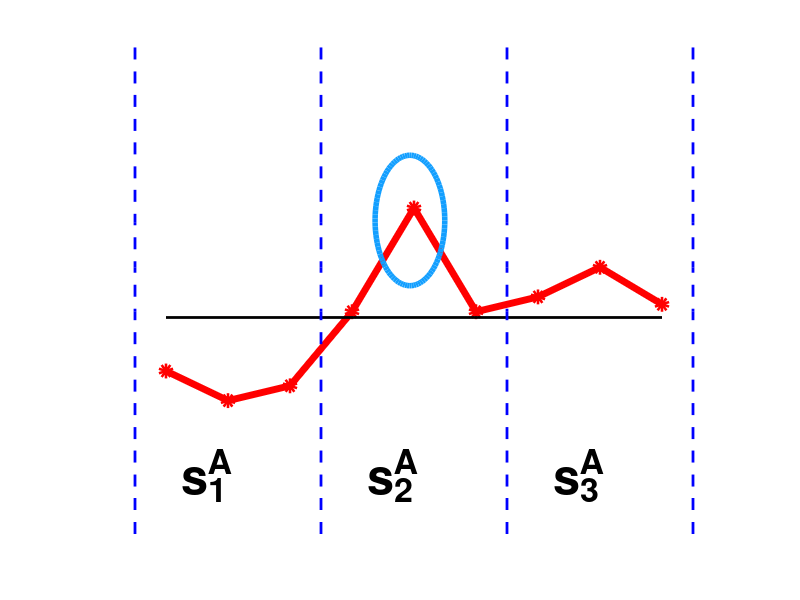
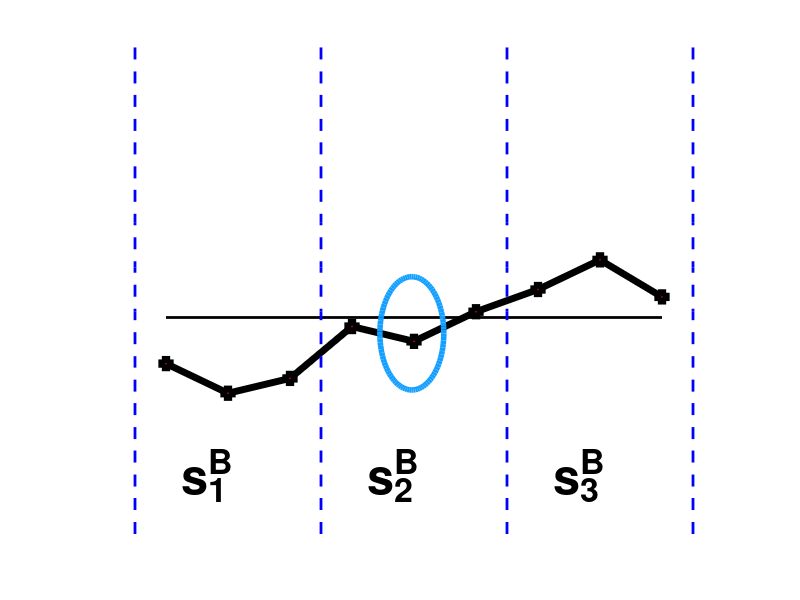
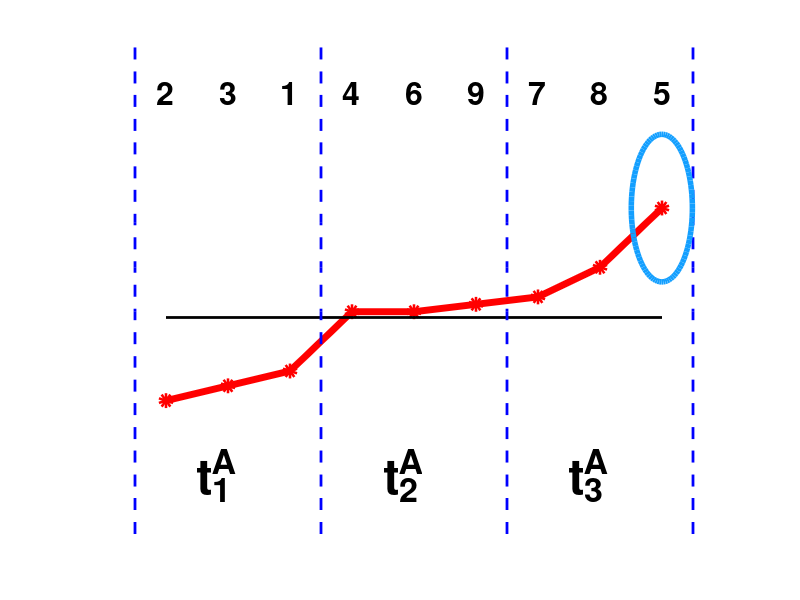
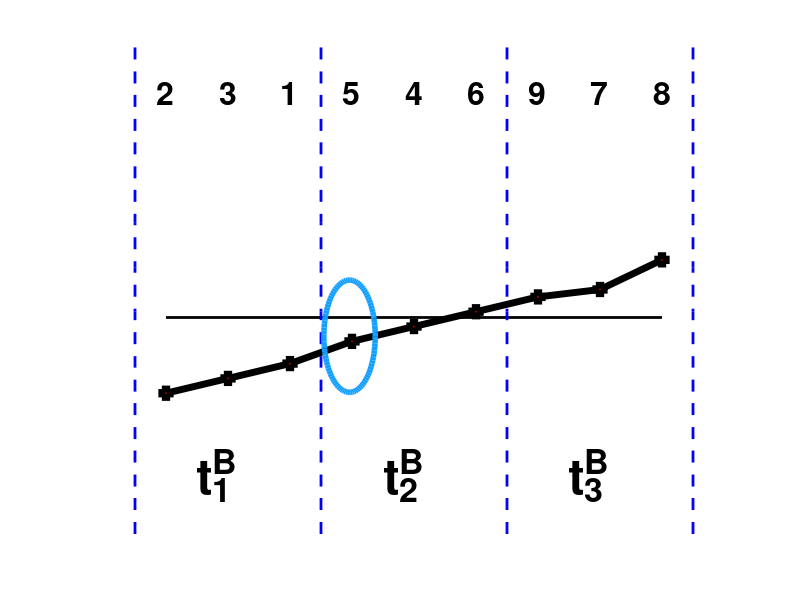

Reproduce these figures in MATLAB, in order.
clear all; close all; clc

textSize = 35;
noteSize = 23;

% Original RSS Sequence
rssa = [-52, -54, -53, -48, -41, -48, -47, -45, -47.5];
rssb = [-51.5, -53.5, -52.5, -49, -50, -48, -46.5, -44.5, -47];

% rssa = rssa - min(rssa)+1;
% rssb = rssb - min(rssb)+1;
xliml = -1;
xlimr = 9;
ylimd = -63;
ylimu = -30;
range = ylimd:3:ylimu;

figure1=figure(1);
plot(0:length(rssa)-1, rssa, 'ro-', 'MarkerFaceColor', 'r', 'LineWidth',5)
hold on
plot(0:8, ones(1,9)*mean(rssa), 'k-', 'LineWidth',2)
hold on
ori_ind = [1,2,3,4,5,6,7,8,9];
hold on
plot(ones(1,length(range))*-0.5, range, 'b--', 'LineWidth', 2)
hold on
plot(ones(1,length(range))*(-0.5+length(rssa)/3), range, 'b--', 'LineWidth', 2)
hold on
plot(ones(1,length(range))*(-0.5+length(rssa)/3*2), range, 'b--', 'LineWidth', 2)
hold on
plot(ones(1,length(range))*(-0.5+length(rssa)), range, 'b--', 'LineWidth', 2)
hold on
% for i=1:length(ori_ind)
%     text((i-1),8,strcat(num2str(ori_ind(i))), 'FontSize',noteSize, 'FontWeight','bold', 'HorizontalAlignment', 'center', 'VerticalAlignment', 'bottom');
%     text((i-1),rssa(i),strcat(num2str(rssa(i))), 'FontSize',noteSize, 'FontWeight','bold', 'HorizontalAlignment', 'center', 'VerticalAlignment', 'bottom','FontAngle','italic');
%     hold on
% end
for p = 1:3
    txt = ['s^A_' num2str(p)];
    text((p-1)*(length(rssa)/3)+0.25, ylimd+4, txt, 'FontSize',textSize, 'FontWeight','bold');
    hold on
end
xlim([xliml xlimr])
ylim([ylimd ylimu])
set(gca,'xtick',[],'xticklabel',[],'ytick',[],'yticklabel',[])
set(gca,'xcolor', 'none', 'ycolor', 'none');

% 创建 rectangle
% annotation(figure1,'rectangle',...
%     [0.517857142857143 0.103968253968254 0.178571428571428 0.823015873015873],...
%     'Color',[0.301960784313725 0.745098039215686 0.933333333333333],...
%     'LineWidth',3);
% 创建 ellipse
annotation(figure1,'ellipse',...
    [0.468857142857143 0.523809523809527 0.0870952380952381 0.217460317460322],...
    'Color',[0.0745098039215686 0.623529411764706 1],...
    'LineWidth',4);
print('ind_a','-depsc')

figure2=figure(2);
plot(0:length(rssb)-1, rssb, 'ks-', 'MarkerFaceColor', 'r', 'LineWidth',5)
hold on
plot(0:8, ones(1,9)*mean(rssa), 'k-', 'LineWidth',2)
hold on
ori_ind = [1,2,3,4,5,6,7,8,9];
hold on
plot(ones(1,length(range))*-0.5, range, 'b--', 'LineWidth', 2)
hold on
plot(ones(1,length(range))*(-0.5+length(rssb)/3), range, 'b--', 'LineWidth', 2)
hold on
plot(ones(1,length(range))*(-0.5+length(rssb)/3*2), range, 'b--', 'LineWidth', 2)
hold on
plot(ones(1,length(range))*(-0.5+length(rssb)), range, 'b--', 'LineWidth', 2)
hold on
% for i=1:length(ori_ind)
%     text((i-1),8,strcat(num2str(ori_ind(i))), 'FontSize',noteSize, 'FontWeight','bold', 'HorizontalAlignment', 'center', 'VerticalAlignment', 'bottom');
%     text((i-1),rssb(i),strcat(num2str(rssb(i))), 'FontSize',noteSize, 'FontWeight','bold', 'HorizontalAlignment', 'center', 'VerticalAlignment', 'bottom','FontAngle','italic');
%     hold on
% end
for p = 1:3
    txt = ['s^B_' num2str(p)];
    text((p-1)*(length(rssa)/3)+0.25, ylimd+4, txt, 'FontSize',textSize, 'FontWeight','bold');
    hold on
end
xlim([xliml xlimr])
ylim([ylimd ylimu])
set(gca,'xtick',[],'xticklabel',[],'ytick',[],'yticklabel',[])
set(gca,'xcolor', 'none', 'ycolor', 'none');

% % 创建 rectangle
% annotation(figure2,'rectangle',...
%     [0.696238095238095 0.103174603174604 0.179952380952381 0.822222222222222],...
%     'Color',[0.301960784313725 0.745098039215686 0.933333333333333],...
%     'LineWidth',3);

% 创建 ellipse
annotation(figure2,'ellipse',...
    [0.474809523809524 0.350000000000002 0.0799523809523808 0.188888888888892],...
    'Color',[0.0745098039215686 0.623529411764706 1],...
    'LineWidth',4);


print('ind_b','-depsc')

% Index
inda=[2, 3, 1, 4, 6, 9, 7, 8, 5];
indb=[2, 3, 1, 5, 4, 6, 9, 7, 8];

% sorting
figure3=figure(3);
rssa=sort(rssa);
plot(0:length(rssa)-1, rssa, 'ro-', 'MarkerFaceColor', 'r', 'LineWidth',5)
hold on
plot(0:8, ones(1,9)*mean(rssa), 'k-', 'LineWidth',2)
hold on
plot(ones(1,length(range))*-0.5, range, 'b--', 'LineWidth', 2)
hold on
plot(ones(1,length(range))*(-0.5+length(rssa)/3), range, 'b--', 'LineWidth', 2)
hold on
plot(ones(1,length(range))*(-0.5+length(rssa)/3*2), range, 'b--', 'LineWidth', 2)
hold on
plot(ones(1,length(range))*(-0.5+length(rssa)), range, 'b--', 'LineWidth', 2)
hold on
for i=1:length(ori_ind)
%     text((i-1),rssa(i),strcat(num2str(rssa(i))), 'FontSize',noteSize, 'FontWeight','bold', 'HorizontalAlignment', 'center', 'VerticalAlignment', 'bottom','FontAngle','italic');
    text((i-1),-34,strcat(num2str(inda(i))), 'FontSize',noteSize, 'FontWeight','bold', 'HorizontalAlignment', 'center', 'VerticalAlignment', 'bottom');
    hold on
end
for p = 1:3
    txt = ['t^A_' num2str(p)];
    text((p-1)*(length(rssa)/3)+0.5, ylimd+4, txt, 'FontSize',textSize, 'FontWeight','bold');
    hold on
end
xlim([xliml xlimr])
ylim([ylimd ylimu])
set(gca,'xtick',[],'xticklabel',[],'ytick',[],'yticklabel',[])
set(gca,'xcolor', 'none', 'ycolor', 'none');

% 创建 ellipse
annotation(figure3,'ellipse',...
    [0.789095238095237 0.530158730158732 0.0763809523809524 0.246031746031747],...
    'Color',[0.0745098039215686 0.623529411764706 1],...
    'LineWidth',4);

print('sort_ind_a','-depsc')


figure4=figure(4);
rssb=sort(rssb);
plot(0:length(rssb)-1, rssb, 'ks-', 'MarkerFaceColor', 'r', 'LineWidth',5)
hold on
plot(0:8, ones(1,9)*mean(rssa), 'k-', 'LineWidth',2)
hold on
plot(ones(1,length(range))*-0.5, range, 'b--', 'LineWidth', 2)
hold on
plot(ones(1,length(range))*(-0.5+length(rssb)/3), range, 'b--', 'LineWidth', 2)
hold on
plot(ones(1,length(range))*(-0.5+length(rssb)/3*2), range, 'b--', 'LineWidth', 2)
hold on
plot(ones(1,length(range))*(-0.5+length(rssb)), range, 'b--', 'LineWidth', 2)
hold on
for i=1:length(ori_ind)
%     text((i-1),rssb(i),strcat(num2str(rssb(i))), 'FontSize',noteSize, 'FontWeight','bold', 'HorizontalAlignment', 'center', 'VerticalAlignment', 'bottom','FontAngle','italic');
    text((i-1),-34,strcat(num2str(indb(i))), 'FontSize',noteSize, 'FontWeight','bold', 'HorizontalAlignment', 'center', 'VerticalAlignment', 'bottom');
    hold on
end
for p = 1:3
    txt = ['t^B_' num2str(p)];
    text((p-1)*(length(rssb)/3)+0.5, ylimd+4, txt, 'FontSize',textSize, 'FontWeight','bold');
    hold on
end
xlim([xliml xlimr])
ylim([ylimd ylimu])
set(gca,'xtick',[],'xticklabel',[],'ytick',[],'yticklabel',[])
set(gca,'xcolor', 'none', 'ycolor', 'none');

% 创建 ellipse
annotation(figure4,'ellipse',...
    [0.404761904761904 0.346031746031748 0.0642857142857145 0.18730158730159],...
    'Color',[0.0745098039215686 0.623529411764706 1],...
    'LineWidth',4);
print('sort_ind_b','-depsc')
